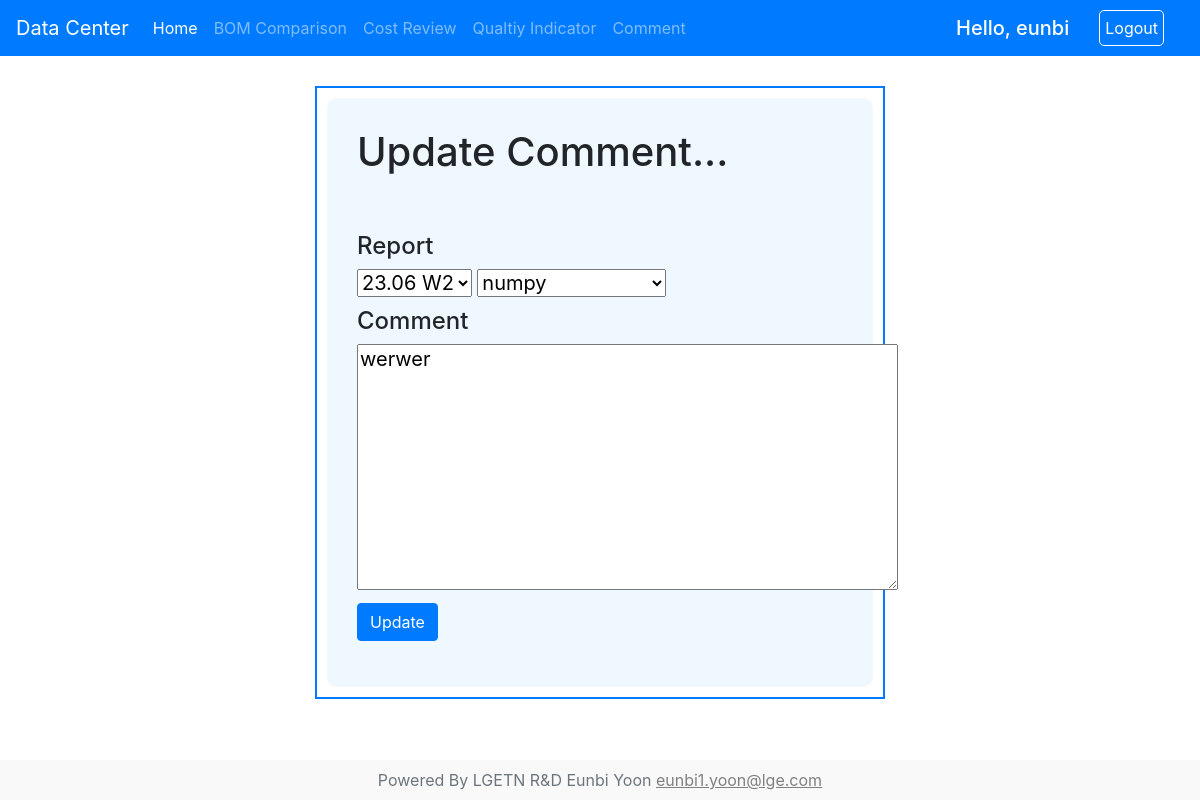
Page /comment/edit/6 (signed in) on the committed database.
### report/models.py (models this page shows)
class Comment(models.Model):
    category=models.ForeignKey(Category, on_delete=models.CASCADE)
    week=models.ForeignKey(Week, on_delete=models.CASCADE)
    author=models.ForeignKey(User, on_delete=models.CASCADE)
    date_added=models.DateTimeField(auto_now_add=True)
    comment_body = models.TextField()
    class Meta:
        verbose_name_plural='  4) Comments'

### base/views.py (the view)
# urls.py: path('comment/edit/<int:pk>', CommentUpdateView.as_view(), name="update_post"),
class CommentUpdateView(UpdateView):
    model=Comment
    form_class=EditForm
    template_name='comment_update.html'
    success_url=reverse_lazy('comment_url')

### base/forms.py
class EditForm(forms.ModelForm):
    class Meta:
        model = Comment
        fields = ['week', 'category', 'comment_body']

### report/models.py (called while the page is built)
    def __str__(self):
        return self.name

    def __str__(self):
        return self.name

### base/templates/comment_update.html (shortened to what this page needs)
{% extends 'base.html'%}
{% block container %}
    <div style="border: 2px solid #007BFF; margin:30px 270px">
        <div style="background-color:aliceblue;border-radius: 10px; padding:30px; margin:10px">
            <h1>Update Comment...</h1>
            <br/><br/>
            {% if user.is_authenticated %}
                <div class="form-group" style="display: flex;">
                    <form method="POST">
                        <h4>Report</h4>
                        <h5>{{ form.week }} {{ form.category }}</h5>
                        <h4 style="margin-top:10px">Comment</h4>
                        <h5>{{ form.comment_body }}</h5>
                        <button class="btn btn-primary" style="margin:auto;">Update</button>
                    </form>
                </div>
            {% else %}
                Please Login First!
            {% endif %}
        </div>
    </div>
{% endblock %}

### base/templates/base.html (shortened to what this page needs)
<!doctype html>
<html lang="en">
  <head>
    {% load static %}
    <link rel="stylesheet" href="https://cdn.jsdelivr.net/npm/bootstrap@4.3.1/dist/css/bootstrap.min.css">
  </head>
  <body>
    <nav class="navbar navbar-expand-lg navbar-dark bg-primary">
      <a class="navbar-brand" href="">Data Center</a>
      <div class="collapse navbar-collapse" id="navbarColor02">
        <ul class="navbar-nav mr-auto">
          <li class="nav-item active">
            <a class="nav-link" href="/">Home</a>
          </li>
          <li class="nav-item">
            <a class="nav-link" href="{% url 'category_bom_url' %}">BOM Comparison</a>
          </li>
          <li class="nav-item">
            <a class="nav-link" href="{% url 'category_cost_url' %}">Cost Review</a>
          </li>
          <li class="nav-item">
            <a class="nav-link" href="{% url 'qualityhome_url' %}">Qualtiy Indicator</a>
          </li>
          <li class="nav-item">
            <a class="nav-link" href="{% url 'comment_url' %}">Comment</a>
          </li>
        </ul>
        <form class="form-inline">
          {% if user.is_authenticated %}
            <h5 style="color:white; margin:0">Hello, {{user.username}}</h5>
            <a style="color:white; margin:0 20px 0 30px; border:1px solid white; border-radius: 5px; padding:5px" href="{% url 'logout_url' %}">Logout</a>
          {% else %}
            <h5 style="color:white; margin:0">Login Here</h5>
            <a style="color:white; margin:0 20px 0 30px; border:1px solid white; border-radius: 5px; padding:5px" href="{% url 'login_url' %}">Login</a>
          {% endif %}
        </form>
      </div>
    </nav>
    <div class="main">
      <div class="container">
        {% block container %}
        {% endblock %}
      </div>
    </div>
  <footer class="text-center text-lg-start bg-white text-muted" style="position: fixed;bottom:0; width: 100%;">
    {% block footer %}
      <div class="text-center p-2" style="background-color: rgba(0, 0, 0, 0.025); padding:0">
        Powered By LGETN R&D Eunbi Yoon
        <a style="text-decoration:underline; color:grey" href="mailto : eunbi1.yoon@lge.com">eunbi1.yoon@lge.com</a>
      </div>
    {% endblock %}
  </footer>
  </body>
</html>

### rows in the picture
Comment: week "23.06 W2", category "numpy", comment_body "werwer"

### other values in the picture
{{ user.username }} "eunbi"
